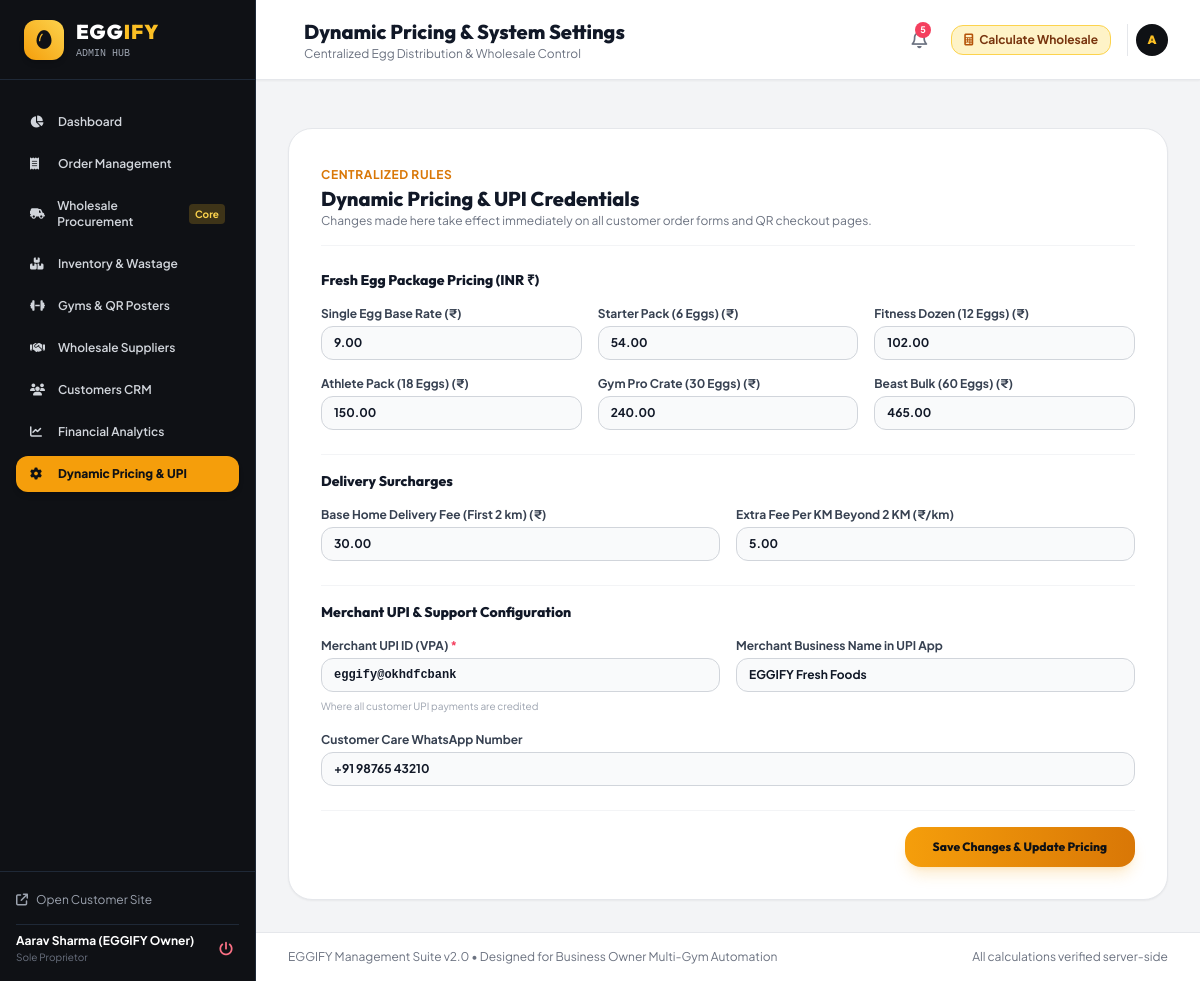
Page /admin/settings (signed in) on the committed database.
### models.py (models this page shows)
class PricingConfig(db.Model):
    __tablename__ = 'pricing_configs'
    id = db.Column(db.Integer, primary_key=True)
    key = db.Column(db.String(64), unique=True, nullable=False)
    value = db.Column(db.String(255), nullable=False)
    description = db.Column(db.String(255), nullable=True)
    updated_at = db.Column(db.DateTime, default=utcnow, onupdate=utcnow)

### routes/admin.py (the view, shortened to what this page needs)
@admin_bp.route('/settings', methods=['GET', 'POST'])
@admin_required
def settings():
    configs = {c.key: c.value for c in PricingConfig.query.all()}
    return render_template('admin/settings.html', configs=configs, default_config=Config)

### routes/admin.py (called while the page is built)
def admin_required(f):
    @wraps(f)
    def decorated_function(*args, **kwargs):
        if not session.get('admin_id'):
            flash("Please log in to access the admin dashboard.", "warning")
            return redirect(url_for('admin.login', next=request.url))
        return f(*args, **kwargs)
    return decorated_function

### templates/admin/settings.html
{% extends 'admin/layout.html' %}
{% block page_title %}Dynamic Pricing & System Settings{% endblock %}
{% block content %}
<div class="max-w-4xl space-y-8">
    <div class="bg-white p-6 sm:p-8 rounded-3xl border border-gray-200 shadow-sm space-y-6">
        <div class="border-b border-gray-100 pb-4">
            <span class="text-xs font-bold text-amber-600 uppercase tracking-wider">Centralized Rules</span>
            <h2 class="text-xl font-extrabold font-outfit text-gray-900">Dynamic Pricing & UPI Credentials</h2>
            <p class="text-xs text-gray-500">Changes made here take effect immediately on all customer order forms and QR checkout pages.</p>
        </div>
        <form action="{{ url_for('admin.settings') }}" method="POST" class="space-y-6">
            <div class="space-y-4">
                <h3 class="text-sm font-extrabold text-gray-900 font-outfit">Fresh Egg Package Pricing (INR ₹)</h3>
                <div class="grid grid-cols-1 sm:grid-cols-3 gap-4">
                    <div>
                        <label for="base_price_per_egg" class="block text-xs font-bold text-gray-700 mb-1">Single Egg Base Rate (₹)</label>
                        <input type="number" step="0.10" name="base_price_per_egg" id="base_price_per_egg" value="{{ configs.get('base_price_per_egg', '7.00') }}" class="w-full bg-gray-50 border border-gray-300 rounded-xl px-3 py-2 text-xs font-bold focus:ring-2 focus:ring-amber-500 focus:outline-none" required>
                    </div>
                    <div>
                        <label for="pkg_6_price" class="block text-xs font-bold text-gray-700 mb-1">Starter Pack (6 Eggs) (₹)</label>
                        <input type="number" step="0.50" name="pkg_6_price" id="pkg_6_price" value="{{ configs.get('pkg_6_price', '42.00') }}" class="w-full bg-gray-50 border border-gray-300 rounded-xl px-3 py-2 text-xs font-bold focus:ring-2 focus:ring-amber-500 focus:outline-none" required>
                    </div>
                    <div>
                        <label for="pkg_12_price" class="block text-xs font-bold text-gray-700 mb-1">Fitness Dozen (12 Eggs) (₹)</label>
                        <input type="number" step="0.50" name="pkg_12_price" id="pkg_12_price" value="{{ configs.get('pkg_12_price', '82.00') }}" class="w-full bg-gray-50 border border-gray-300 rounded-xl px-3 py-2 text-xs font-bold focus:ring-2 focus:ring-amber-500 focus:outline-none" required>
                    </div>
                    <div>
                        <label for="pkg_18_price" class="block text-xs font-bold text-gray-700 mb-1">Athlete Pack (18 Eggs) (₹)</label>
                        <input type="number" step="0.50" name="pkg_18_price" id="pkg_18_price" value="{{ configs.get('pkg_18_price', '120.00') }}" class="w-full bg-gray-50 border border-gray-300 rounded-xl px-3 py-2 text-xs font-bold focus:ring-2 focus:ring-amber-500 focus:outline-none" required>
                    </div>
                    <div>
                        <label for="pkg_30_price" class="block text-xs font-bold text-gray-700 mb-1">Gym Pro Crate (30 Eggs) (₹)</label>
                        <input type="number" step="0.50" name="pkg_30_price" id="pkg_30_price" value="{{ configs.get('pkg_30_price', '195.00') }}" class="w-full bg-gray-50 border border-gray-300 rounded-xl px-3 py-2 text-xs font-bold focus:ring-2 focus:ring-amber-500 focus:outline-none" required>
                    </div>
                    <div>
                        <label for="pkg_60_price" class="block text-xs font-bold text-gray-700 mb-1">Beast Bulk (60 Eggs) (₹)</label>
                        <input type="number" step="0.50" name="pkg_60_price" id="pkg_60_price" value="{{ configs.get('pkg_60_price', '380.00') }}" class="w-full bg-gray-50 border border-gray-300 rounded-xl px-3 py-2 text-xs font-bold focus:ring-2 focus:ring-amber-500 focus:outline-none" required>
                    </div>
                </div>
            </div>
            <div class="space-y-4 pt-4 border-t border-gray-100">
                <h3 class="text-sm font-extrabold text-gray-900 font-outfit">Delivery Surcharges</h3>
                <div class="grid grid-cols-1 sm:grid-cols-2 gap-4">
                    <div>
                        <label for="home_delivery_base" class="block text-xs font-bold text-gray-700 mb-1">Base Home Delivery Fee (First 2 km) (₹)</label>
                        <input type="number" step="1.00" name="home_delivery_base" id="home_delivery_base" value="{{ configs.get('home_delivery_base', '30.00') }}" class="w-full bg-gray-50 border border-gray-300 rounded-xl px-3 py-2 text-xs font-bold focus:ring-2 focus:ring-amber-500 focus:outline-none" required>
                    </div>
                    <div>
                        <label for="home_delivery_per_km" class="block text-xs font-bold text-gray-700 mb-1">Extra Fee Per KM Beyond 2 KM (₹/km)</label>
                        <input type="number" step="1.00" name="home_delivery_per_km" id="home_delivery_per_km" value="{{ configs.get('home_delivery_per_km', '5.00') }}" class="w-full bg-gray-50 border border-gray-300 rounded-xl px-3 py-2 text-xs font-bold focus:ring-2 focus:ring-amber-500 focus:outline-none" required>
                    </div>
                </div>
            </div>
            <div class="space-y-4 pt-4 border-t border-gray-100">
                <h3 class="text-sm font-extrabold text-gray-900 font-outfit">Merchant UPI & Support Configuration</h3>
                <div class="grid grid-cols-1 sm:grid-cols-2 gap-4">
                    <div>
                        <label for="upi_id" class="block text-xs font-bold text-gray-700 mb-1">Merchant UPI ID (VPA) <span class="text-rose-500">*</span></label>
                        <input type="text" name="upi_id" id="upi_id" value="{{ configs.get('upi_id', 'eggify@okhdfcbank') }}" class="w-full bg-gray-50 border border-gray-300 rounded-xl px-3 py-2 text-xs font-mono font-bold focus:ring-2 focus:ring-amber-500 focus:outline-none" required>
                        <span class="text-[10px] text-gray-400">Where all customer UPI payments are credited</span>
                    </div>
                    <div>
                        <label for="upi_payee_name" class="block text-xs font-bold text-gray-700 mb-1">Merchant Business Name in UPI App</label>
                        <input type="text" name="upi_payee_name" id="upi_payee_name" value="{{ configs.get('upi_payee_name', 'EGGIFY Fresh Foods') }}" class="w-full bg-gray-50 border border-gray-300 rounded-xl px-3 py-2 text-xs font-bold focus:ring-2 focus:ring-amber-500 focus:outline-none" required>
                    </div>
                    <div class="sm:col-span-2">
                        <label for="support_phone" class="block text-xs font-bold text-gray-700 mb-1">Customer Care WhatsApp Number</label>
                        <input type="text" name="support_phone" id="support_phone" value="{{ configs.get('support_phone', '+91 98765 43210') }}" class="w-full bg-gray-50 border border-gray-300 rounded-xl px-3 py-2 text-xs font-bold focus:ring-2 focus:ring-amber-500 focus:outline-none" required>
                    </div>
                </div>
            </div>
            <div class="pt-4 border-t border-gray-100 flex justify-end">
                <button type="submit" class="px-7 py-3 bg-gradient-to-r from-amber-500 to-amber-600 hover:from-amber-400 hover:to-amber-500 text-egg-dark font-extrabold rounded-2xl text-xs shadow-lg shadow-amber-500/20 transition font-outfit">
                    Save Changes & Update Pricing
                </button>
            </div>
        </form>
    </div>
</div>
{% endblock %}

### static/css/custom.css (style rules this page uses)
:root { --egg-gold: #F59E0B; --egg-yellow: #FBBF24; --egg-dark: #0F1115; --egg-dark-card: #181B24; --egg-cream: #FFFDF7; }
body { font-family: 'Plus Jakarta Sans', -apple-system, BlinkMacSystemFont, "Segoe UI", Roboto, sans-serif; -webkit-font-smoothing: antialiased; }
.font-outfit { font-family: 'Outfit', sans-serif; }

### rows in the picture
PricingConfig: base_price_per_egg "9.00"
PricingConfig: pkg_6_price "54.00"
PricingConfig: pkg_12_price "102.00"
PricingConfig: pkg_18_price "150.00"
PricingConfig: pkg_30_price "240.00"
PricingConfig: pkg_60_price "465.00"
PricingConfig: home_delivery_base "30.00"
PricingConfig: home_delivery_per_km "5.00"
PricingConfig: upi_id "eggify@okhdfcbank"
PricingConfig: upi_payee_name "EGGIFY Fresh Foods"
PricingConfig: support_phone "+91 98765 43210"

### other values in the picture
{{ session.get('admin_name', 'Business Owner') }} "Aarav Sharma (EGGIFY Owner)"
{{ unread_notifications_count }} "5"
{{ session.get('admin_name', 'A')[0] }} "A"
